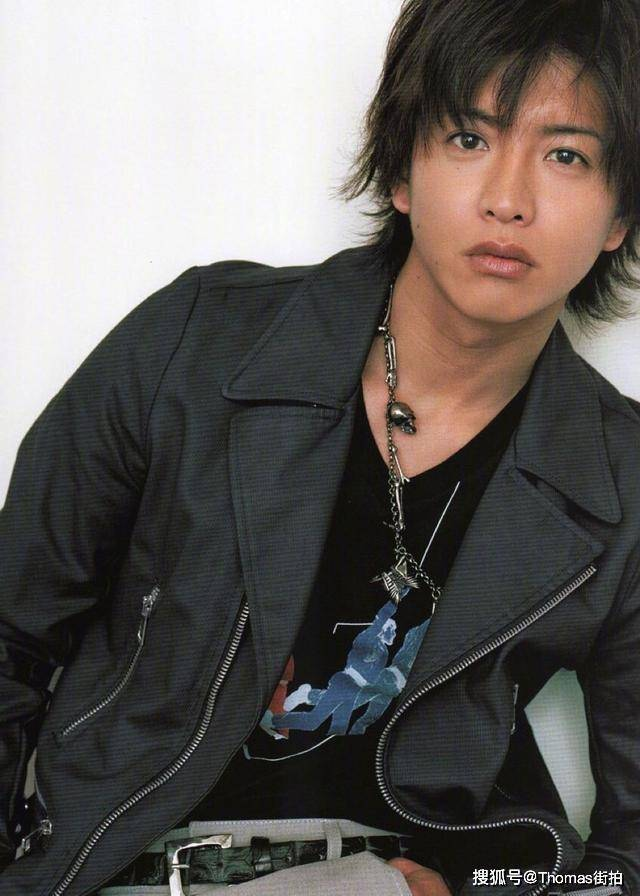
//> input picture OpenCV/Exp14-肤色检测/test.jpg, 640 x 896 px
$ ./Exp14-肤色检测   (built with g++ and OpenCV 4)
//> lines starting //> are read from the running program, lines starting //| are printed output that depends on the picture; after the words box and inside, x2 and y2 are one past the last pixel; in counts of white or black regions, pixels touching at a corner belong together
//> further down, img is the input picture: 896 rows x 640 cols, CV_8UC3; mean B, G, R 92.6, 95.6, 100.2
#include <opencv2\highgui\highgui.hpp>
#include <opencv2\imgproc\imgproc.hpp>
using namespace cv;
void detectHScolor(const cv::Mat &image,	// 输入图像
	double minHue, double maxHue,			// 色调区间
	double minSat, double maxSat,			// 饱和度区间
	cv::Mat &mask) {						// 输出掩码
//> called with minHue = 160, maxHue = 10, minSat = 25, maxSat = 166
	// 转换到HSV空间
	cv::Mat hsv;
	cv::cvtColor(image, hsv, CV_BGR2HSV);
//> hsv: 896 rows x 640 cols, CV_8UC3; mean H, S, V 62.8, 39.3, 103.1

	// 分割3个通道，并存进3幅图像
	std::vector<cv::Mat> channels;
	cv::split(hsv, channels);
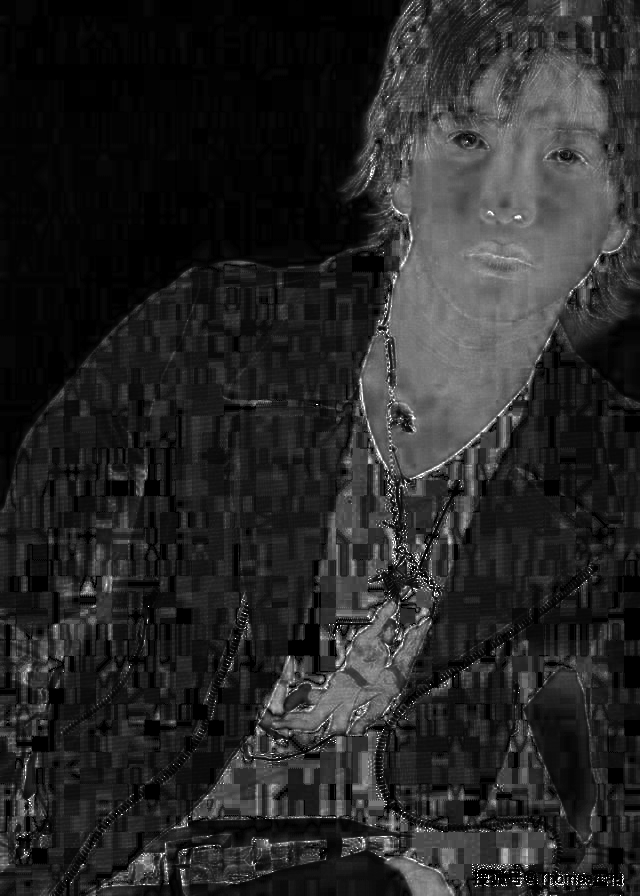
//> channels[1]: 896 rows x 640 cols, CV_8UC1; min 0, max 255, mean 39.3

	// 色调掩码
	cv::Mat mask1;	// 小于maxHue
	// channels[0]中像素值小于maxHue则将mask1中对应像素值置255
	cv::threshold(channels[0], mask1, maxHue, 255,
		cv::THRESH_BINARY_INV);
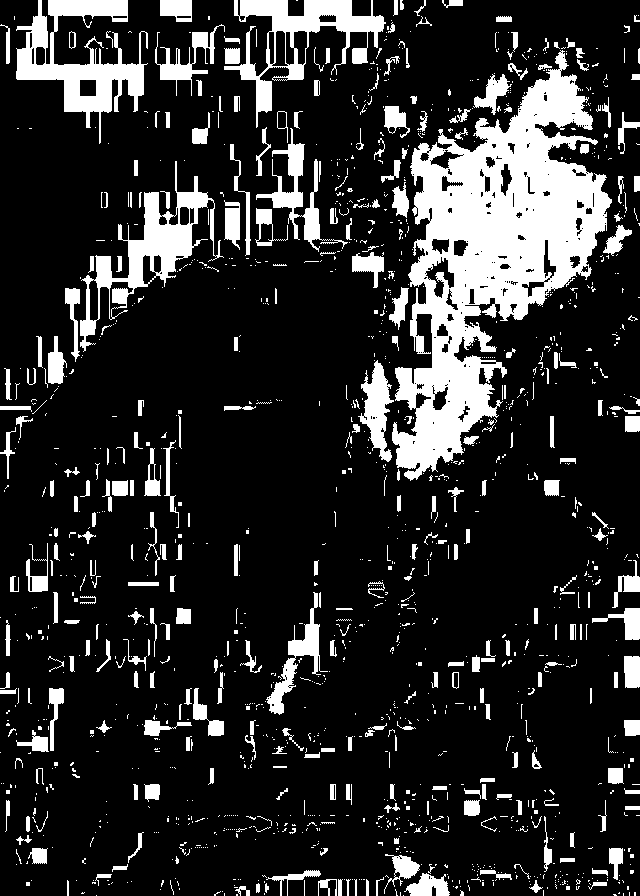
//> mask1: 896 rows x 640 cols, CV_8UC1; 17.3% white; 1460 white regions (1145 under 20 px), largest, box (x1, y1, x2, y2) and area: (392, 50, 612, 481) 39311, (16, 0, 148, 144) 6783, (80, 161, 224, 352) 5729
	cv::Mat mask2;	// 大于minHue
	// channels[0]中像素值小于minHue则将mask2中对应像素值置255
	cv::threshold(channels[0], mask2, minHue, 255,
		cv::THRESH_BINARY);
//> mask2: 896 rows x 640 cols, CV_8UC1; 4.8% white; 743 white regions (503 under 20 px), largest, box (x1, y1, x2, y2) and area: (16, 288, 64, 368) 1190, (10, 152, 66, 288) 1027, (105, 112, 145, 240) 762

	cv::Mat hueMask;	// 色调掩码
	if (minHue < maxHue)
		hueMask = mask1 & mask2; // 按位与
	else // 如果区间穿越0度中轴线
		hueMask = mask1 | mask2; // 按位或
//> hueMask: 896 rows x 640 cols, CV_8UC1; 22.1% white; 990 white regions (608 under 20 px), largest, box (x1, y1, x2, y2) and area: (392, 50, 612, 488) 39418, (10, 111, 226, 362) 9751, (10, 0, 148, 152) 7859

	// 饱和度掩码
	// channels[1]中像素值小于maxSat则将mask1中对应像素值置255
	cv::threshold(channels[1], mask1, maxSat, 255,
		cv::THRESH_BINARY_INV);
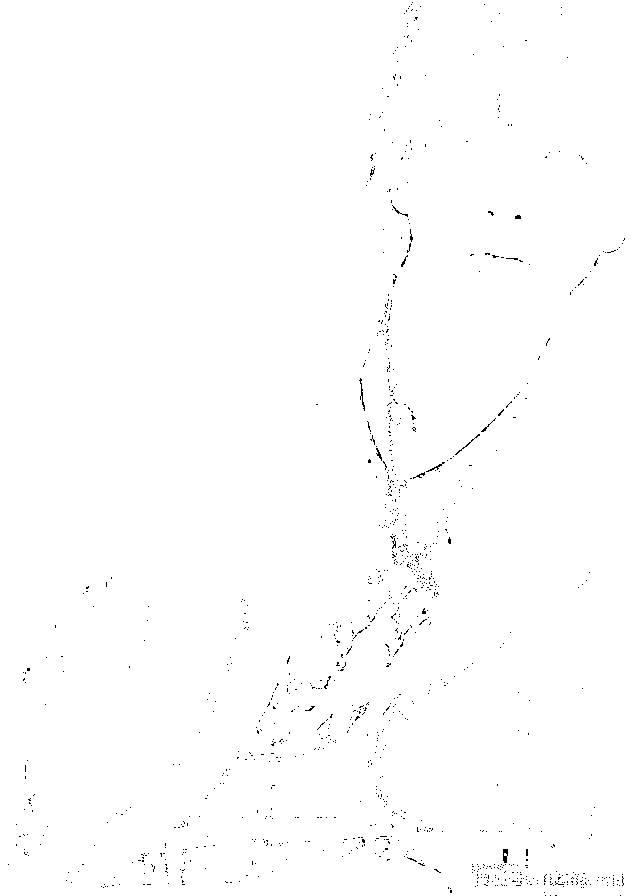
//> mask1: 896 rows x 640 cols, CV_8UC1; 99.5% white; black in thin lines or dots
	// channels[1]中像素值大于minSat则将mask2中对应像素值置255
	cv::threshold(channels[1], mask2, minSat, 255,
		cv::THRESH_BINARY);
//> mask2: 896 rows x 640 cols, CV_8UC1; 52.7% white; 1444 black regions (1250 under 20 px), largest, box (x1, y1, x2, y2) and area: (0, 0, 404, 849) 183400, (395, 289, 640, 896) 47283, (132, 816, 411, 896) 10187

	cv::Mat satMask;	// 饱和度掩码
	satMask = mask1 & mask2;
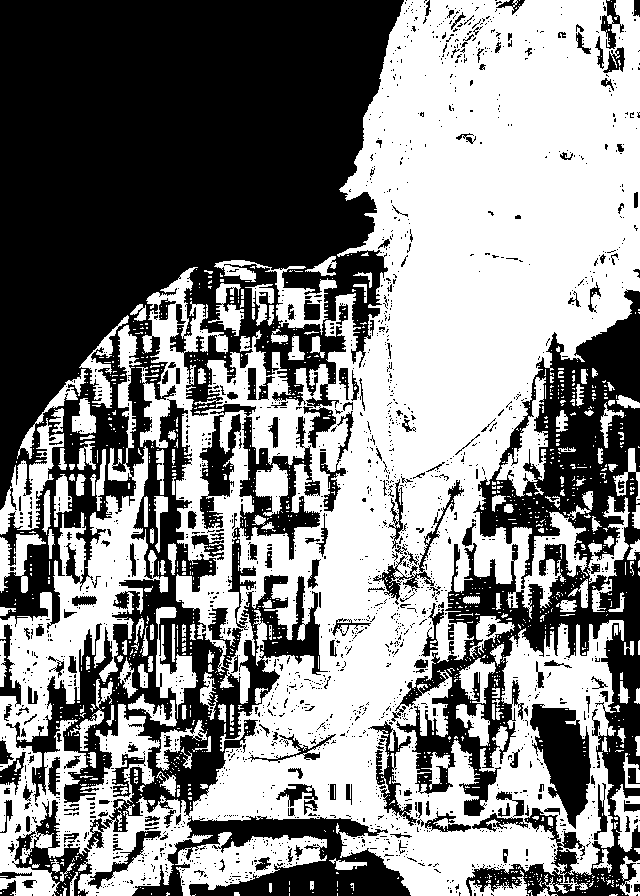
//> satMask: 896 rows x 640 cols, CV_8UC1; 52.2% white; 2034 black regions (1829 under 20 px), largest, box (x1, y1, x2, y2) and area: (0, 0, 404, 849) 183486, (391, 289, 640, 896) 47721, (132, 816, 411, 896) 10223

	// 组合掩码
	mask = hueMask & satMask;
//> mask: 896 rows x 640 cols, CV_8UC1; 10.1% white; 705 white regions (519 under 20 px), largest, box (x1, y1, x2, y2) and area: (392, 50, 612, 481) 39236, (353, 360, 394, 462) 1745, (266, 658, 298, 715) 778
}


// 在YCrCb空间用椭圆皮肤模型进行肤色检测
void detectSkinColor(const cv::Mat &image,	// 输入图像
	cv::Mat &mask) {						// 输出掩码

	/*初始化椭圆皮肤模型*/
	// 用于肤色检测的掩码图像，256×256大小，初始为全0
	cv::Mat skinCrCb(cv::Size(256, 256), CV_8UC1, cv::Scalar(0));
	// 在掩码图像中绘制一白色椭圆
	cv::ellipse(skinCrCb, // 目标图像
		cv::Point(113, 155.6), // 椭圆中心坐标
		cv::Size(23.4, 15.2),  // 椭圆长短轴的长度
		43.0,				   // 椭圆长轴与水平方向夹角
		0.0,				   // 起始角度
		360.0,                 // 终止角度
		cv::Scalar(255),	   // 椭圆为白色
		-1					   // 线框宽度，为负数表示绘制填充椭圆
	);
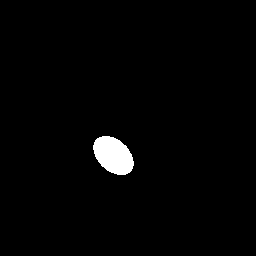
//> skinCrCb: 256 rows x 256 cols, CV_8UC1; 1.8% white; 1 white region, box (x1, y1, x2, y2) and area: (93, 136, 134, 175) 1148

	// 转换到YCrCb空间
	cv::Mat matYCrCb;
	cv::cvtColor(image, matYCrCb, CV_BGR2YCrCb);
//> matYCrCb: 896 rows x 640 cols, CV_8UC3; mean of channels 0, 1, 2 96.7, 130.6, 125.7

	// 有必要的话重新分配mask的数据空间
	mask.create(image.size(), CV_8UC1);

	// 遍历图像，检测每个像素颜色是否位于椭圆内部
	for (int j = 0; j < matYCrCb.rows; j++) {
		cv::Vec3b *input = matYCrCb.ptr<cv::Vec3b>(j);
		uchar *output = mask.ptr<uchar>(j);
		for (int i = 0; i < matYCrCb.cols; i++) {
			// 将像素的CrCb值作为坐标访问skinCrCb图像，在椭圆内部则表面是肤色
			if (skinCrCb.at<uchar>(input[i][1], input[i][2]) > 0)
				output[i] = 255;
			else
				output[i] = 0;
		}
	}
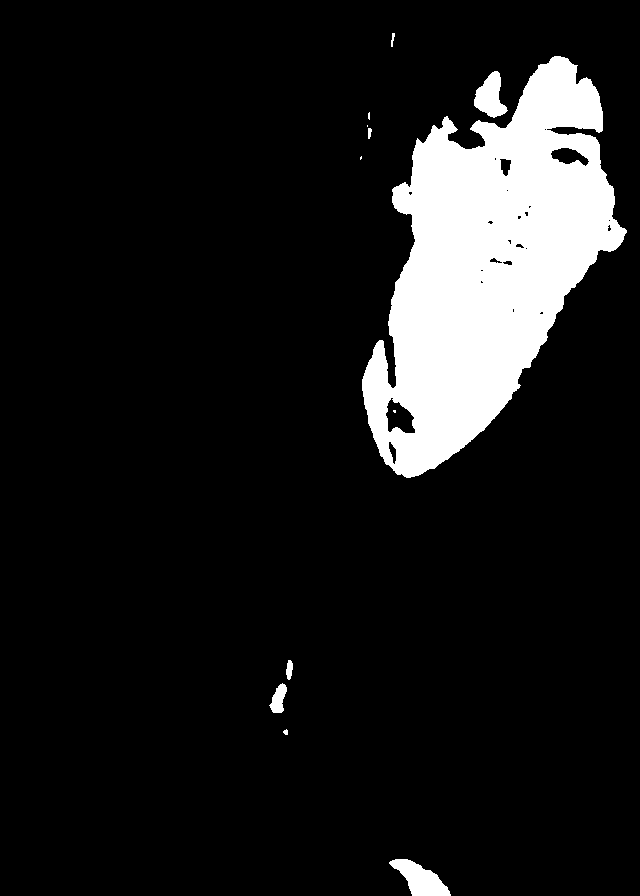
//> mask: 896 rows x 640 cols, CV_8UC1; 10.8% white; 12 white regions (4 under 20 px), largest, box (x1, y1, x2, y2) and area: (362, 56, 627, 478) 59410, (389, 859, 451, 896) 1217, (474, 71, 508, 118) 934
}

void main()
{
	Mat img=imread("test.jpg");
	Mat mask;
	detectHScolor(img,160,10,25,166,mask);
	Mat detected(img.size(), CV_8UC3,Scalar(0,0,0)) ;
	img.copyTo(detected,mask);
	imshow("原图",img);
	imshow("HSV空间肤色检测",detected);

	detected=Scalar(0,0,0);
	detectSkinColor(img,mask);
	img.copyTo(detected,mask);
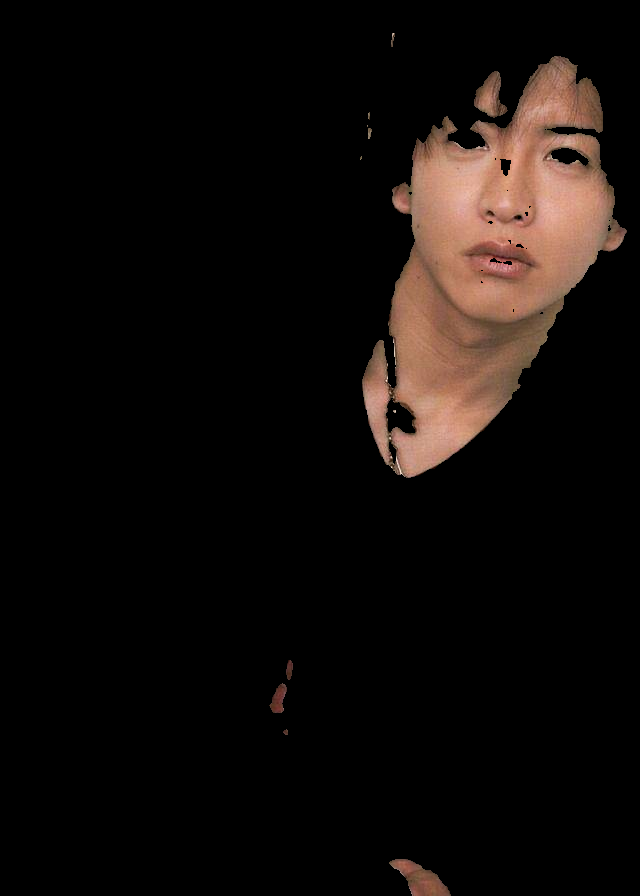
//> detected: 896 rows x 640 cols, CV_8UC3; mean B, G, R 10.3, 12.7, 18
	imshow("椭圆皮肤模型肤色检测",detected);
	waitKey();
}
